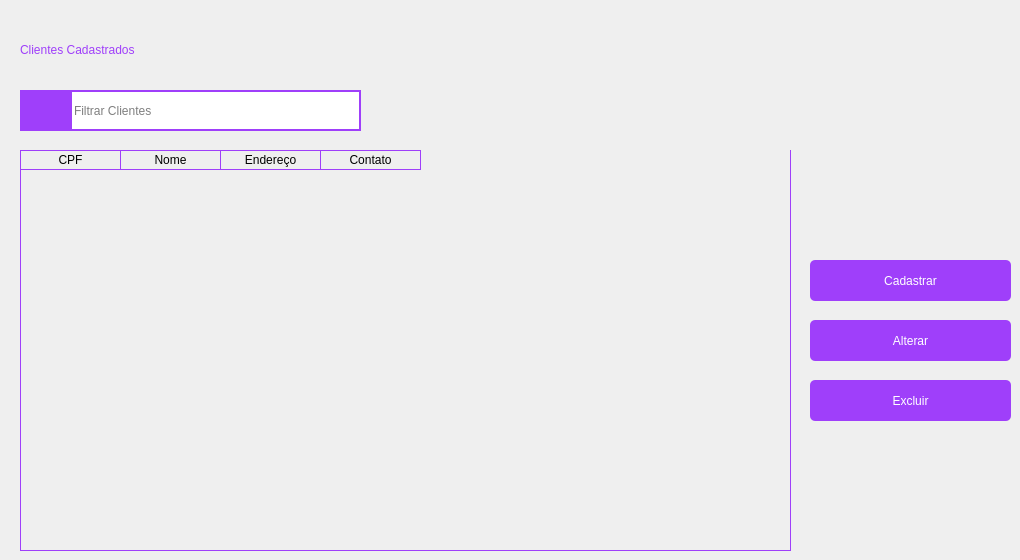
      <widget class="QWidget" name="page_2">
       <widget class="QTableWidget" name="tabela_alterar_2">
        <property name="geometry">
         <rect>
          <x>20</x>
          <y>150</y>
          <width>771</width>
          <height>401</height>
         </rect>
        </property>
        <property name="styleSheet">
         <string notr="true">QTableWidget {
	gridline-color: #9f3ffa;;
	background-color: transparent;
	outline: 0;
	border: 1px solid #9f3ffa;
	border-top: 0px
	
}

QTableWidget::item:selected{
	background-color:#9f3ffa;;
}

QTableWidget::horizontalHeader {	
	background-color: #9f3ffa;
}

QHeaderView::section:horizontal
{
    border: 1px solid #9f3ffa;
	background-color: transparent;
	border-left: 0px;
	color: black;

}
</string>
        </property>
        <property name="frameShape">
         <enum>QFrame::Panel</enum>
        </property>
        <property name="frameShadow">
         <enum>QFrame::Sunken</enum>
        </property>
        <property name="editTriggers">
         <set>QAbstractItemView::SelectedClicked</set>
        </property>
        <property name="tabKeyNavigation">
         <bool>true</bool>
        </property>
        <property name="showDropIndicator" stdset="0">
         <bool>false</bool>
        </property>
        <property name="alternatingRowColors">
         <bool>false</bool>
        </property>
        <property name="selectionMode">
         <enum>QAbstractItemView::ExtendedSelection</enum>
        </property>
        <property name="gridStyle">
         <enum>Qt::SolidLine</enum>
        </property>
        <property name="sortingEnabled">
         <bool>true</bool>
        </property>
        <attribute name="verticalHeaderVisible">
         <bool>false</bool>
        </attribute>
        <attribute name="verticalHeaderShowSortIndicator" stdset="0">
         <bool>false</bool>
        </attribute>
        <attribute name="verticalHeaderStretchLastSection">
         <bool>false</bool>
        </attribute>
        <column>
         <property name="text">
          <string>CPF</string>
         </property>
        </column>
        <column>
         <property name="text">
          <string>Nome</string>
         </property>
        </column>
        <column>
         <property name="text">
          <string>Endereço</string>
         </property>
        </column>
        <column>
         <property name="text">
          <string>Contato</string>
         </property>
        </column>
       </widget>
       <widget class="QLineEdit" name="line_search_Bar_4">
        <property name="geometry">
         <rect>
          <x>70</x>
          <y>90</y>
          <width>291</width>
          <height>41</height>
         </rect>
        </property>
        <property name="styleSheet">
         <string notr="true">border: 2px solid #9f3ffa;
font: 10pt &quot;Montserrat&quot;;</string>
        </property>
        <property name="cursorPosition">
         <number>0</number>
        </property>
        <property name="placeholderText">
         <string>Filtrar Clientes</string>
        </property>
        <property name="clearButtonEnabled">
         <bool>true</bool>
        </property>
       </widget>
       <widget class="QPushButton" name="btn_pesquisar_produto_4">
        <property name="geometry">
         <rect>
          <x>20</x>
          <y>90</y>
          <width>51</width>
          <height>41</height>
         </rect>
        </property>
        <property name="styleSheet">
         <string notr="true">QPushButton {
border: 2px;
background-color: rgb(159, 63, 250);
color: white;

font: 10pt &quot;Montserrat&quot;;
outline: 0;
}

QPushButton:hover {
	background-color: rgb(197, 62, 255);
}
</string>
        </property>
        <property name="text">
         <string/>
        </property>
        <property name="icon">
         <iconset resource="../QRC/file_principal_rc.qrc">
          <normaloff>:/icones/lupa.png</normaloff>:/icones/lupa.png</iconset>
        </property>
        <property name="iconSize">
         <size>
          <width>25</width>
          <height>25</height>
         </size>
        </property>
       </widget>
       <widget class="QPushButton" name="btn_adicionar_forncedores_2">
        <property name="geometry">
         <rect>
          <x>810</x>
          <y>260</y>
          <width>201</width>
          <height>41</height>
         </rect>
        </property>
        <property name="styleSheet">
         <string notr="true">QPushButton {
border: 2px;
background-color: rgb(159, 63, 250);
color: white;
border-radius: 5px;
font: 10pt &quot;Montserrat&quot;;
outline: 0;
}

QPushButton:hover {
	background-color: rgb(197, 62, 255);
}
</string>
        </property>
        <property name="text">
         <string>Cadastrar</string>
        </property>
       </widget>
       <widget class="QPushButton" name="btn_adicionar_forncedores_3">
        <property name="geometry">
         <rect>
          <x>810</x>
          <y>320</y>
          <width>201</width>
          <height>41</height>
         </rect>
        </property>
        <property name="styleSheet">
         <string notr="true">QPushButton {
border: 2px;
background-color: rgb(159, 63, 250);
color: white;
border-radius: 5px;
font: 10pt &quot;Montserrat&quot;;
outline: 0;
}

QPushButton:hover {
	background-color: rgb(197, 62, 255);
}
</string>
        </property>
        <property name="text">
         <string>Alterar</string>
        </property>
       </widget>
       <widget class="QPushButton" name="btn_adicionar_forncedores_4">
        <property name="geometry">
         <rect>
          <x>810</x>
          <y>380</y>
          <width>201</width>
          <height>41</height>
         </rect>
        </property>
        <property name="styleSheet">
         <string notr="true">QPushButton {
border: 2px;
background-color: rgb(159, 63, 250);
color: white;
border-radius: 5px;
font: 10pt &quot;Montserrat&quot;;
outline: 0;
}

QPushButton:hover {
	background-color: rgb(255, 17, 49);
}
</string>
        </property>
        <property name="text">
         <string>Excluir</string>
        </property>
       </widget>
       <widget class="QLabel" name="lbl_titulo_fornecedores_5">
        <property name="geometry">
         <rect>
          <x>20</x>
          <y>30</y>
          <width>371</width>
          <height>41</height>
         </rect>
        </property>
        <property name="styleSheet">
         <string notr="true">color: #9f3ffa;
font: 20pt &quot;Montserrat&quot;;</string>
        </property>
        <property name="text">
         <string>Clientes Cadastrados</string>
        </property>
        <property name="textInteractionFlags">
         <set>Qt::LinksAccessibleByMouse|Qt::TextSelectableByMouse</set>
        </property>
       </widget>
      </widget>
